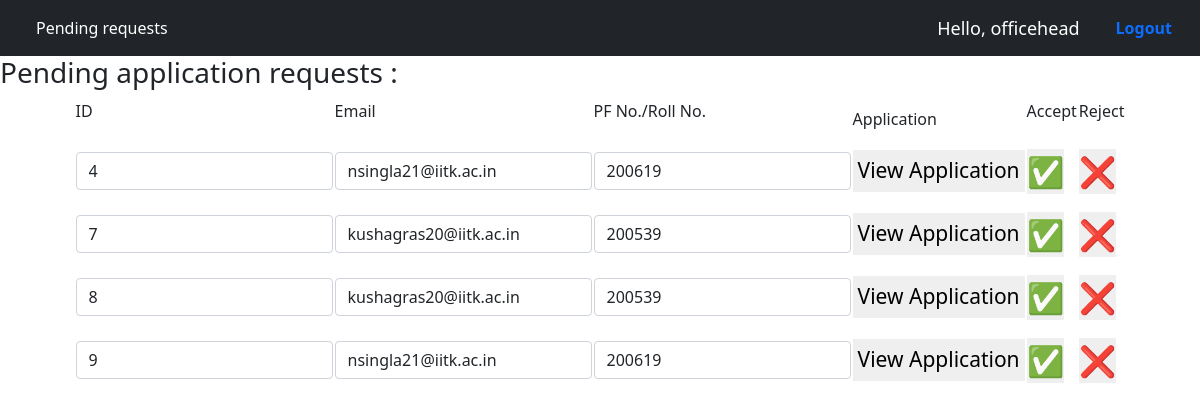
/pending (signed in), run on an earlier commit of the app's database.
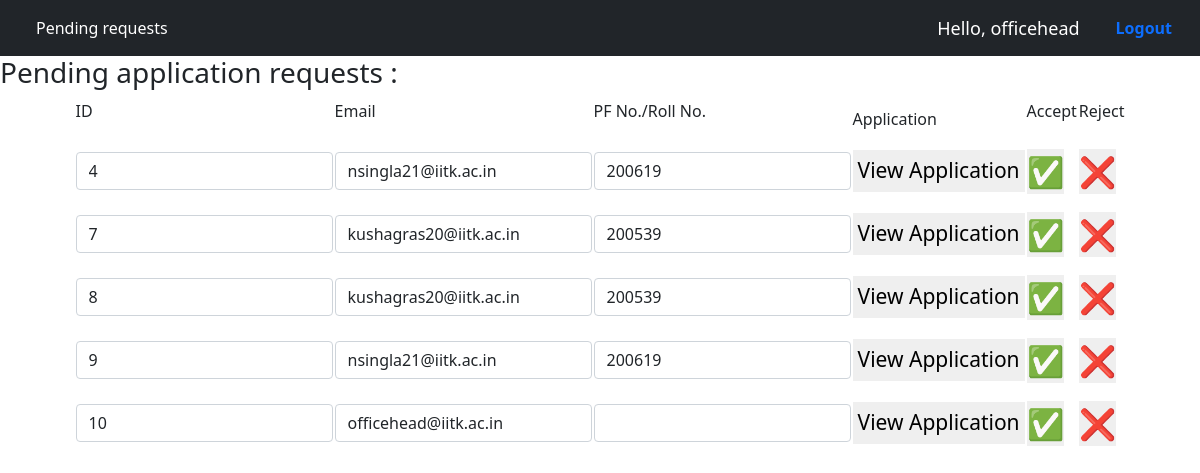
And on a later commit of the database.
### home/models.py (models this page shows, shortened)
class Application(models.Model):
    profile=models.ForeignKey(User_profile,on_delete=models.CASCADE,related_name="applications")
    block_yr=models.CharField(default='' , max_length=122)
    email=models.EmailField(default='user@iitk.ac.in',max_length=30)
    rollno=models.CharField(default='' , max_length=122)
    basic_pay=models.CharField(default='' , max_length=122)
    Name=models.CharField(default='NA',max_length=122)
    Designation=models.CharField(default='NA',max_length=122)
    section=models.CharField(default='NA',max_length=122)
    avail=models.CharField(default='NA',max_length=122)
    duration=models.CharField(default='' , max_length=122)
    departure=models.CharField(default='' , max_length=122)
    nature=models.CharField(default='NA',max_length=122)
    Purpose=models.CharField(default='NA',max_length=122)
    place=models.CharField(default='NA',max_length=122)
    place1=models.CharField(default='NA',max_length=122)
    address=models.CharField(default='NA',max_length=122)
    mode=models.CharField(default='NA',max_length=122)
    Name1=models.CharField(default='NA',max_length=122)
    Age1=models.CharField(default='NA' , max_length=122)
    Name2=models.CharField(default='NA',max_length=122)
    Age2=models.CharField(default='NA' , max_length=122)
    Name3=models.CharField(default='NA',max_length=122)
    Age3=models.CharField(default='NA' , max_length=122)
    advance=models.CharField(default='NA' , max_length=122)
    REJECTED = 0
    PENDING = -1
    ACCEPTED = 1
    Status = (
        (REJECTED, 'Cancelled'),
        (PENDING, 'Pending for admin approval'),
        (ACCEPTED, 'Request accepted'),
    )
    status = models.IntegerField(choices=Status, default=PENDING)

### home/views.py (the view, shortened to what this page needs)
# urls.py: path('pending',views.pending_requests, name="pending"),
@login_required
def pending_requests(request):
    if request.user.groups.filter(name="Office"):
        d=Application.objects
        return render(request,'pending.html',context={'Applications':d.filter(status=Application.PENDING)})
    else:
        messages.warning(request,"You are not allowed for this request")
        return redirect("/home")

### templates/pending.html (shortened to what this page needs)
{% extends 'officebase.html' %}
{% block body %}
<h3>Pending application requests : </h3>
<table style="margin: 0 auto; ">
  <tr>
    <td>
      <div class="form-group mb-3" >
        <label class="form-label" for="id">ID</label>
    </div>
    </td>
    <td>
      <div class="form-group mb-3" >
        <label class="form-label" for="email">Email</label>
    </div>
    </td>
    <td>
      <div class="form-group mb-3" >
        <label class="form-label" for="joining">PF No./Roll No.</label>
    </div>
    </td>
    <td>
      <div class="form-group mb-6" >
        <label class="form-label" for="basic_pay">Application</label>
    </div>
    </td>
    <td>
      <div class="form-group mb-3" >
        <label class="form-label" for="accept">Accept</label>
    </div>
    </td>
    <td>
      <div class="form-group mb-3" >
        <label class="form-label" for="reject">Reject</label>
    </div>
    </td>
  </tr>
    {% for event in Applications%}
    <tr>
        <td>
            <div class="form-group mb-3" >
                <input class="form-control" type="text" id="id" name="id" value="{{event.pk}}">
            </div>
        </td>
        <td>
            <div class="form-group mb-3" >
                <input class="form-control" type="text" id="id" name="id" value="{{event.email}}">
            </div>
        </td>
        <td>
          <div class="form-group mb-3" >
              <input class="form-control" type="text" id="id" name="id" value="{{event.rollno}}">
          </div>
        </td>
        <form method="post" action="{%url 'pending'%}">
          <td>
            <div class="form-group mb-3" >
                <button type="submit" formaction={%url 'application_form'%} formmethod="GET" style="padding: 5px;border-width: 0px;">
                <span style="font-size: 21px;">View Application</span>
                </button>
            </div>
          </td>
        <td>
          <div class="form-group mb-3" >
              <button type="submit" name="accept" value="yes" style="padding: 0px;border-width: 0px;">
              <span style="font-size: 30px;">&#9989;</span>
              </button>
          </div>
        </td>
        <td>
          <div class="form-group mb-3" >
            <button type="submit" name="accept"  value="no" style="padding: 0px;border-width: 0px;">
              <span style="font-size: 30px;">&#10060;</span>
            </button>
          </div>
        </td>
      </form>
    </tr>
    {% endfor %}
</table>
{% endblock body %}

What changed in the data, as far as the page shows it:
added Application: id "10", id "officehead@iitk.ac.in"
